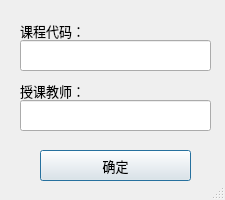
<?xml version="1.0" encoding="UTF-8"?>
<ui version="4.0">
 <class>Dialog</class>
 <widget class="QDialog" name="Dialog">
  <property name="geometry">
   <rect>
    <x>0</x>
    <y>0</y>
    <width>225</width>
    <height>200</height>
   </rect>
  </property>
  <property name="sizePolicy">
   <sizepolicy hsizetype="Fixed" vsizetype="Fixed">
    <horstretch>0</horstretch>
    <verstretch>0</verstretch>
   </sizepolicy>
  </property>
  <property name="minimumSize">
   <size>
    <width>225</width>
    <height>200</height>
   </size>
  </property>
  <property name="maximumSize">
   <size>
    <width>225</width>
    <height>200</height>
   </size>
  </property>
  <property name="windowTitle">
   <string>添加/修改课程</string>
  </property>
  <property name="sizeGripEnabled">
   <bool>true</bool>
  </property>
  <widget class="QLabel" name="label">
   <property name="geometry">
    <rect>
     <x>20</x>
     <y>20</y>
     <width>71</width>
     <height>21</height>
    </rect>
   </property>
   <property name="font">
    <font>
     <family>Microsoft YaHei UI</family>
     <pointsize>10</pointsize>
    </font>
   </property>
   <property name="text">
    <string>课程代码：</string>
   </property>
  </widget>
  <widget class="QLineEdit" name="code_edit">
   <property name="geometry">
    <rect>
     <x>20</x>
     <y>40</y>
     <width>191</width>
     <height>31</height>
    </rect>
   </property>
   <property name="font">
    <font>
     <family>Microsoft YaHei UI</family>
     <pointsize>11</pointsize>
    </font>
   </property>
  </widget>
  <widget class="QLabel" name="label_2">
   <property name="geometry">
    <rect>
     <x>20</x>
     <y>80</y>
     <width>71</width>
     <height>21</height>
    </rect>
   </property>
   <property name="font">
    <font>
     <family>Microsoft YaHei UI</family>
     <pointsize>10</pointsize>
    </font>
   </property>
   <property name="text">
    <string>授课教师：</string>
   </property>
  </widget>
  <widget class="QLineEdit" name="teacher_edit">
   <property name="geometry">
    <rect>
     <x>20</x>
     <y>100</y>
     <width>191</width>
     <height>31</height>
    </rect>
   </property>
   <property name="font">
    <font>
     <family>Microsoft YaHei UI</family>
     <pointsize>11</pointsize>
    </font>
   </property>
  </widget>
  <widget class="QPushButton" name="ok_button">
   <property name="geometry">
    <rect>
     <x>40</x>
     <y>150</y>
     <width>151</width>
     <height>31</height>
    </rect>
   </property>
   <property name="font">
    <font>
     <family>Microsoft YaHei UI</family>
     <pointsize>10</pointsize>
    </font>
   </property>
   <property name="text">
    <string>确定</string>
   </property>
  </widget>
 </widget>
 <resources/>
 <connections/>
</ui>
